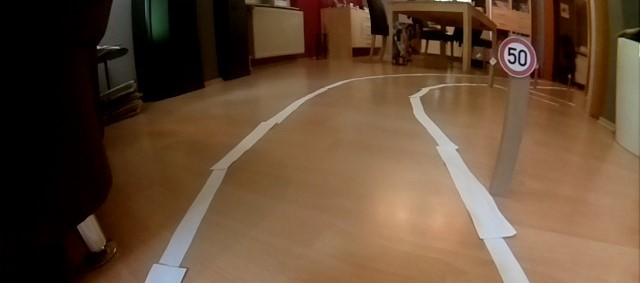
#> input picture program/lane_detection/project_images/lane_test_1.jpg, 640 x 283 px
$ python lane_new.py   (older library calls are emulated)
#> lines starting #> are read from the running program, lines starting #| are printed output that depends on the picture; after the words box and inside, x2 and y2 are one past the last pixel; in counts of white or black regions, pixels touching at a corner belong together
### program/lane_detection/lane_functions.py
# -*- coding: utf-8 -*-
"""
Created on Fri Aug 17 18:10:37 2018

@author: Jannis
"""
import numpy as np
import cv2

# [9 lines left out: function cal_undistort, not called in this run]

def abs_sobel_thresh(image, orient='x', thresh_min=0, thresh_max=255):
    '''
    calculate directional gradient
    apply threshold
    returns binary image
    '''
    # Convert to grayscale
    gray = cv2.cvtColor(image, cv2.COLOR_BGR2GRAY)
    # Apply x or y gradient with the OpenCV Sobel() function
    # and take the absolute value
    if orient == 'x':
        abs_sobel = np.absolute(cv2.Sobel(gray, cv2.CV_64F, 1, 0))
    if orient == 'y':
        abs_sobel = np.absolute(cv2.Sobel(gray, cv2.CV_64F, 0, 1))
    # Rescale back to 8 bit integer
    scaled_sobel = np.uint8(255*abs_sobel/np.max(abs_sobel))
    # Create a copy and apply the threshold
    binary_output = np.zeros_like(scaled_sobel)
    # Here I'm using inclusive (>=, <=) thresholds, but exclusive is ok too
    binary_output[(scaled_sobel >= thresh_min) & (scaled_sobel <= thresh_max)] = 255

    # Return the result
    return binary_output

def perspective_transform(img, src, dst, orientation: 'src-dst'):
    '''
    Transfrom perspective of given image from source to destination points
    Return transformed image
    '''
    img_size = img.shape[1::-1]

    if orientation == 'src-dst':
        M = cv2.getPerspectiveTransform(src, dst) # Compute the perspective transform matrix M

    elif orientation == 'dst-src':
        M = cv2.getPerspectiveTransform(dst, src) # Compute the perspective transform matrix M

    trans_img = cv2.warpPerspective(img, M, img_size, flags=cv2.INTER_LINEAR) # Warp an image using the perspective transform matrix M

    return trans_img

def histogram_analysis(binary_warped):
    '''
    Find left/right peak in histogram
    Return peak x-value
    '''

    histogram = np.sum(binary_warped[250:280,:], axis=0) # Take a histogram of the bottom half of the image
    # Find the peak of the left and right halves of the histogram
    # These will be the starting point for the left and right lines
    midpoint = np.int(histogram.shape[0]//2)
    if np.max(histogram[:midpoint]) <= 2000:
        histogram = np.sum(binary_warped[100:280,:], axis=0) # Take a histogram of the bottom half of the image
        leftx_base = np.where(histogram[:midpoint] > 2000)[0][-1]
    else:
        leftx_base = np.where(histogram[:midpoint] > 2000)[0][-1]

    if np.max(histogram[midpoint:]) <= 2000:
        histogram = np.sum(binary_warped[100:280,:], axis=0) # Take a histogram of the bottom half of the image
        rightx_base = np.where(histogram[midpoint:] > 2000)[0][0] + midpoint
    else:
        rightx_base = np.where(histogram[midpoint:] > 2000)[0][0] + midpoint

    return leftx_base, rightx_base

def window_search(binary_warped, nonzeroy, nonzerox, nwindows, window_height, leftx_base, rightx_base, margin, minpix):
    '''
    Search left/right lane parts with ascending window search (image bottom -> up)
    Return left/right line pixel positions
    '''
    # Create empty lists to receive left and right lane pixel indices
    left_lane_inds = []
    right_lane_inds = []

    # Current positions to be updated for each window
    leftx_current = leftx_base
    rightx_current = rightx_base

    for window in range(nwindows): # Step through the windows one by one

        # Identify window boundaries in x and y (and right and left)
        win_y_low = binary_warped.shape[0] - (window+1)*window_height
        win_y_high = binary_warped.shape[0] - window*window_height
        win_xleft_low = leftx_current - margin
        win_xleft_high = leftx_current + margin
        win_xright_low = rightx_current - margin
        win_xright_high = rightx_current + margin

        # Identify the nonzero pixels in x and y within the window
        good_left_inds = ((nonzeroy >= win_y_low) & (nonzeroy < win_y_high) & (nonzerox >= win_xleft_low) &  (nonzerox < win_xleft_high)).nonzero()[0]
        good_right_inds = ((nonzeroy >= win_y_low) & (nonzeroy < win_y_high) & (nonzerox >= win_xright_low) &  (nonzerox < win_xright_high)).nonzero()[0]

        # Append these indices to the lists
        left_lane_inds.append(good_left_inds)
        right_lane_inds.append(good_right_inds)

        # If you found > minpix pixels, recenter next window on their mean position
        if len(good_left_inds) > minpix:
            leftx_current = np.int(np.mean(nonzerox[good_left_inds]))
        if len(good_right_inds) > minpix:
            rightx_current = np.int(np.mean(nonzerox[good_right_inds]))

    # Concatenate the arrays of indices
    left_lane_inds = np.concatenate(left_lane_inds)
    right_lane_inds = np.concatenate(right_lane_inds)

    # Extract left and right line pixel positions
    leftx = nonzerox[left_lane_inds]
    lefty = nonzeroy[left_lane_inds]
    rightx = nonzerox[right_lane_inds]
    righty = nonzeroy[right_lane_inds]

    return leftx, lefty, rightx, righty, left_lane_inds, right_lane_inds

def fit_poly_line(x_values, y_values, shape_0, orientation = 'Left'):
    '''
    Fit 2nd order polynomial to a line (left/right)
    Return points on line
    '''
    # Fit a second order polynomial to each
    line_fit = np.polyfit(y_values, x_values, 2)

    ploty = np.linspace(0, shape_0 - 1, shape_0)
    line_fitx = line_fit[0]*ploty**2 + line_fit[1]*ploty + line_fit[2]

    if orientation == 'Left':
        pts = np.array([np.transpose(np.vstack([line_fitx, ploty]))])
    elif orientation == 'Right':
        pts = np.array([np.flipud(np.transpose(np.vstack([line_fitx, ploty])))])

    return pts, line_fitx

def lane_pipeline(image, src=[], dst=[]):
    '''
    '''
    #undist_img = cal_undistort(image, objpoints, imgpoints)
    #undist_img = image
    x_binary = abs_sobel_thresh(image, orient='x', thresh_min=20, thresh_max=100)
    x_binary = perspective_transform(x_binary, src, dst, orientation = 'src-dst')

    leftx_base, rightx_base = histogram_analysis(x_binary)

    nwindows = 12 # Choose the number of sliding windows
    window_height = np.int(x_binary.shape[0]//nwindows) # Set height of windows
    margin = 40 # Set the width of the windows +/- margin
    minpix = 35 # Set minimum number of pixels found to recenter window

    # Identify the x and y positions of all nonzero pixels in the image
    nonzero = x_binary.nonzero()
    nonzeroy = np.array(nonzero[0])
    nonzerox = np.array(nonzero[1])
    leftx, lefty, rightx, righty, left_lane_inds, right_lane_inds  = window_search(x_binary, nonzeroy, nonzerox, nwindows, window_height, leftx_base, rightx_base, margin, minpix)
    pts_left, left_fitx = fit_poly_line(leftx, lefty, x_binary.shape[0], 'Left')
    pts_right, right_fitx = fit_poly_line(rightx, righty, x_binary.shape[0], 'Right')
    pts = np.hstack((pts_left, pts_right))

    window_img = np.zeros_like(image) # PLaceholder image


    # Draw the lane onto the warped blank image
    window_img[nonzeroy[left_lane_inds], nonzerox[left_lane_inds]] = [0, 0, 255]
    window_img[nonzeroy[right_lane_inds], nonzerox[right_lane_inds]] = [255, 0, 0]
    window_img = cv2.dilate(window_img, np.ones((11, 11)))

    cv2.fillPoly(window_img, np.int_([pts]), (0,255, 0))
    unwarped = perspective_transform(window_img, src, dst, orientation = 'dst-src')
    result = cv2.addWeighted(unwarped, 0.1, image, 1 - 0.4, 50)

    return result

### program/lane_detection/lane_new.py
# -*- coding: utf-8 -*-
"""
Created on Fri Aug 17 00:08:40 2018

@author: Jannis
"""
import cv2
import numpy as np
from lane_functions import lane_pipeline

img_name = 'project_images/lane_test_1.jpg'
image = cv2.imread(img_name)
#> image is the input picture: shape (283, 640, 3); mean B, G, R 53.3, 74.7, 99.5

src = np.float32([[415,150],[505,320],[180,320],[285,150]]) # Define 4 source points for perspective tansformation
dst = np.float32([[450,0],[450,320],[150,320],[150,0]]) # Define 4 destination points for perspective tansformation

result = lane_pipeline(image, src, dst)
#> in abs_sobel_thresh, `gray = cv2.cvtColor(image, cv2.COLOR_BGR2GRAY)`:
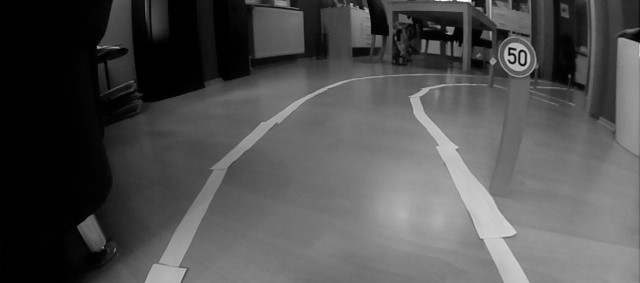
#> gray: shape (283, 640); min 0, max 254, mean 79.7
#> in abs_sobel_thresh, `abs_sobel = np.absolute(cv2.Sobel(gray, cv2.CV_64F, 1, 0))`:
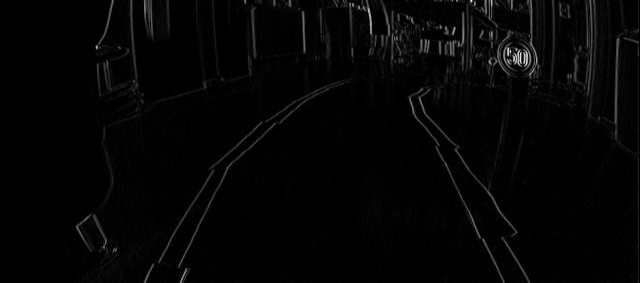
#> abs_sobel: shape (283, 640) float64; min 0, max 748, mean 14.9; drawn with min black and max white
#> in lane_pipeline, `x_binary = abs_sobel_thresh(image, orient='x', thresh_min=20, thresh_m..`:
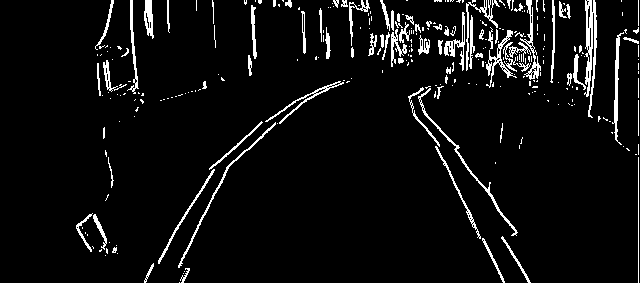
#> x_binary: shape (283, 640); 5.7% white in thin lines or dots, all inside (x1, y1, x2, y2) = (76, 0, 639, 283)
#> in perspective_transform, `trans_img = cv2.warpPerspective(img, M, img_size, flags=cv2.INTER_LINE..`:
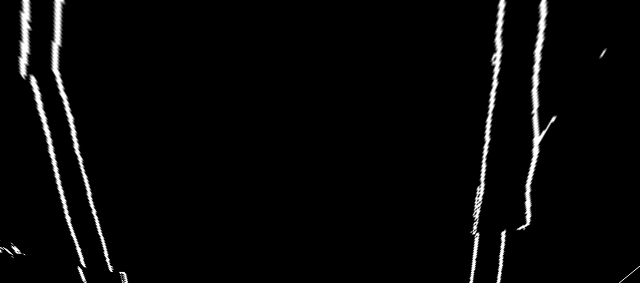
#> trans_img: shape (283, 640); min 0, max 255, mean 7.9
#> in histogram_analysis, `histogram = np.sum(binary_warped[250:280,:], axis=0)`: histogram = 640 values, max 6859 at index 500, min 0 at index 3, mean 179.4
#> in histogram_analysis, `leftx_base = np.where(histogram[:midpoint] > 2000)[0][-1]`: leftx_base = 109
#> in histogram_analysis, `rightx_base = np.where(histogram[midpoint:] > 2000)[0][0] + midpoint`: rightx_base = 471
#> in lane_pipeline, `leftx_base, rightx_base = histogram_analysis(x_binary)`: leftx_base = 109; rightx_base = 471
#> in lane_pipeline, `nonzero = x_binary.nonzero()`: nonzero = 8959 positions, rows 0 to 282, columns 0 to 639
#> in lane_pipeline, `nonzeroy = np.array(nonzero[0])`: nonzeroy = 8959 values from 0 to 282
#> in lane_pipeline, `nonzerox = np.array(nonzero[1])`: nonzerox = 8959 values, max 639 at index 8557, min 0 at index 7901, mean 281.7
#> in window_search, `leftx_current = leftx_base`: leftx_current = 109
#> in window_search, `rightx_current = rightx_base`: rightx_current = 471
#> the loop in window_search, `for window in range(nwindows):` made 12 passes
#> (win_xleft_low, win_xleft_high, win_xright_low, win_xright_high, leftx_current, rightx_current) on passes 1 to 12: (69, 149, 431, 511, 101, 486), (61, 141, 446, 526, 90, 488), (50, 130, 448, 528, 82, 493), (42, 122, 453, 533, 76, 501), (36, 116, 461, 541, 70, 505), (30, 110, 465, 545, 64, 512), (24, 104, 472, 552, 59, 519), (19, 99, 479, 559, 53, 518), (13, 93, 478, 558, 45, 516), (5, 85, 476, 556, 37, 515), (-3, 77, 475, 555, 40, 518), (0, 80, 478, 558, 40, 522)
#> after the loop in window_search, `for window in range(nwindows):`: left_lane_inds = 12 items
#> in window_search, `left_lane_inds = np.concatenate(left_lane_inds)`: left_lane_inds = 4253 values, max 8946 at index 254, min 291 at index 3708, mean 4413.8
#> in window_search, `right_lane_inds = np.concatenate(right_lane_inds)`: right_lane_inds = 4171 values, max 8956 at index 226, min 314 at index 3741, mean 4697.8
#> in window_search, `leftx = nonzerox[left_lane_inds]`: leftx = 4253 values, max 128 at index 244, min 16 at index 2741, mean 58.25
#> in window_search, `lefty = nonzeroy[left_lane_inds]`: lefty = 4253 values, max 282 at index 245, min 7 at index 3708, mean 122
#> in window_search, `rightx = nonzerox[right_lane_inds]`: rightx = 4171 values, max 557 at index 2409, min 469 at index 179, mean 510.6
#> in window_search, `righty = nonzeroy[right_lane_inds]`: righty = 4171 values, max 282 at index 217, min 7 at index 3741, mean 129.8
#> in fit_poly_line, `line_fit = np.polyfit(y_values, x_values, 2)`: line_fit = [0.000613, 0.075, 36.1]
#> in fit_poly_line, `line_fitx = line_fit[0]*ploty**2 + line_fit[1]*ploty + line_fit[2]`: line_fitx = 283 values from 36.1 to 106
#> in fit_poly_line, `pts = np.array([np.transpose(np.vstack([line_fitx, ploty]))])`: pts = 283 pairs, first value 36.1 to 106, second value 0 to 282
#> in lane_pipeline, `pts_left, left_fitx = fit_poly_line(leftx, lefty, x_binary.shape[0], '..`: pts_left has the same summary as pts in fit_poly_line; left_fitx = 283 values from 36.1 to 106
#> in lane_pipeline, `pts_right, right_fitx = fit_poly_line(rightx, righty, x_binary.shape[0..`: pts_right = 283 pairs, first value 479.9 to 520, second value 0 to 282; right_fitx = 283 values, max 520 at index 45, min 479.9 at index 282, mean 508.6
#> in lane_pipeline, `pts = np.hstack((pts_left, pts_right))`: pts = 566 pairs, first value 36.1 to 520, second value 0 to 282
#> in lane_pipeline, `cv2.fillPoly(window_img, np.int_([pts]), (0,255, 0))`:
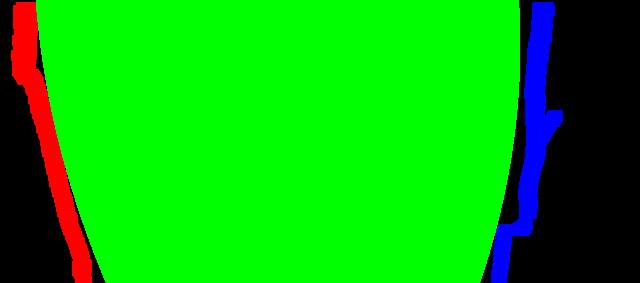
#> window_img: shape (283, 640, 3); mean of channels 0, 1, 2 8.7, 177.9, 8.4; drawn as B, G, R
#> call 2 of perspective_transform, with src = array of shape (4, 2), dst = array of shape (4, 2), orientation = 'dst-src'
#> in perspective_transform (call 2), `trans_img = cv2.warpPerspective(img, M, img_size, flags=cv2.INTER_LINE..`:
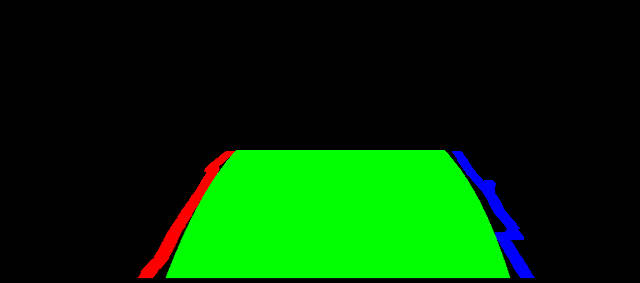
#> trans_img: shape (283, 640, 3); mean of channels 0, 1, 2 2.5, 51.9, 2.4; drawn as B, G, R
#> in lane_pipeline, `result = cv2.addWeighted(unwarped, 0.1, image, 1 - 0.4, 50)`:
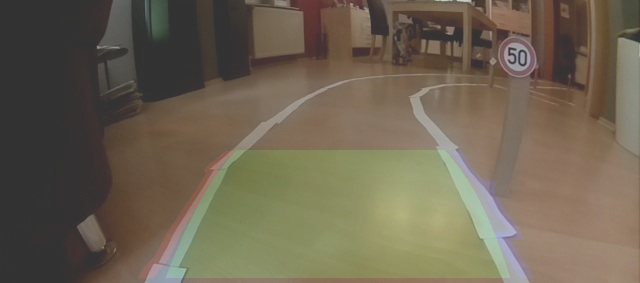
#> result: shape (283, 640, 3); mean of channels 0, 1, 2 82.2, 100, 110; drawn as B, G, R

cv2.imshow('result', result)
cv2.waitKey(0)
cv2.destroyAllWindows()
